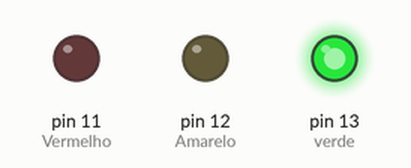
A sketch run on a simulated Arduino Uno, built with avr-gcc and run on an emulated ATmega328P. On the bench: output pins drawn as LEDs (lit = HIGH).

Above: at 0.2 s.
At 0.7 s:
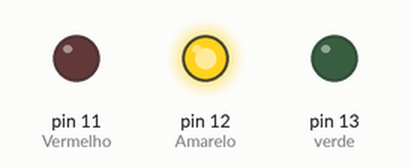
At 2.7 s:
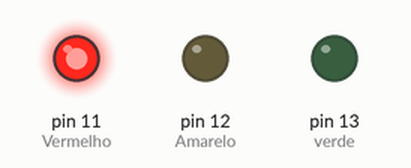
Timing chart, 0 to 3.5 s (numbered marks = the images above):
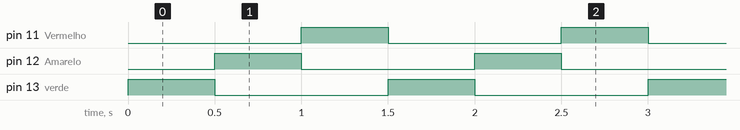

Measured:
- by itself, pin 11 (Vermelho), pin 12 (Amarelo), pin 13 (verde): alternates HIGH for 0.50 s and LOW for 1.0 s
- by itself, everything shown: repeats every 1.5 s, in 4 steps

The sketch:

sketch_mar25b.ino
```cpp
void setup() {
  // put your setup code here, to run once:
  pinMode(13, OUTPUT); //verde
  pinMode(12, OUTPUT); //Amarelo
  pinMode(11, OUTPUT); //Vermelho
}

void loop() {
  // put your main code here, to run repeatedly:
  digitalWrite(13, HIGH);
  delay(500);
  digitalWrite(13, LOW);

  digitalWrite(12, HIGH);
  delay(500);
  digitalWrite(12, LOW);

  digitalWrite(11, HIGH);
  delay(500);
  digitalWrite(11, LOW);

}
```
